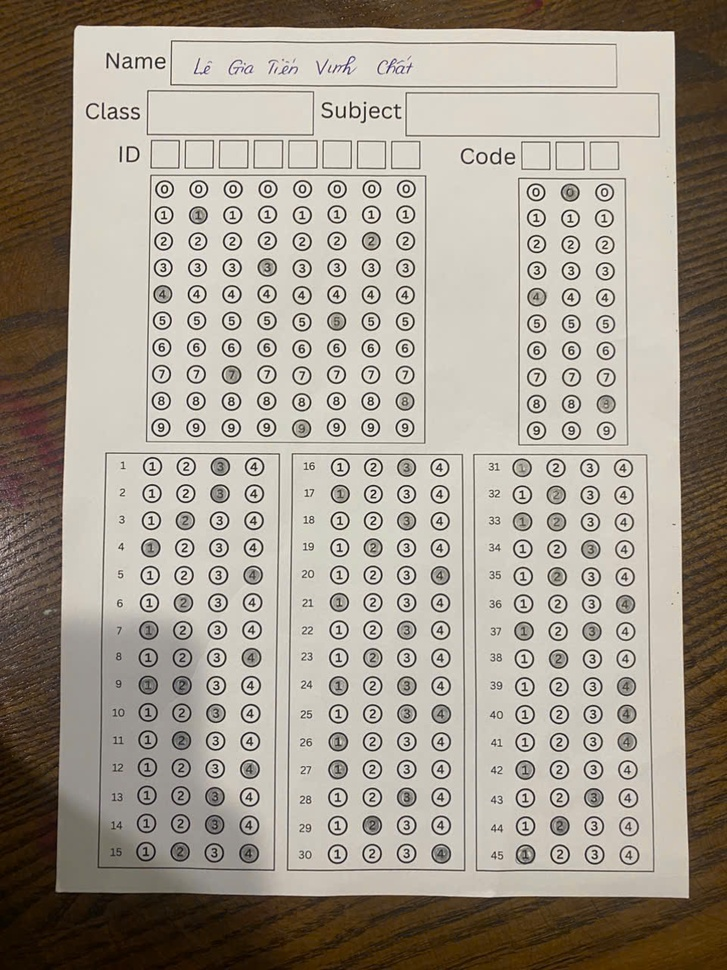
#> input picture data/14405a4e7669f737ae78.jpg, 727 x 970 px, shrunk from 960 x 1280 before the run, given in place of mssv.png, which was not available
$ python export_id_code_results.py
#> lines starting #> are read from the running program, lines starting #| are printed output that depends on the picture; after the words box and inside, x2 and y2 are one past the last pixel; in counts of white or black regions, pixels touching at a corner belong together; pictures that were not available may be replaced by others from this repository, and a replacement may not be noted
### extract_code.py
import cv2
import numpy as np


GRID_ROWS = 10
GRID_PAD = 6
CORE_MARGIN_RATIO_X = 0.22
CORE_MARGIN_RATIO_Y = 0.22
EMPTY_SCORE_THRESHOLD = 0.10
TOP1_ADVANTAGE_THRESHOLD = 0.12
TOP1_RATIO_THRESHOLD = 1.18
MADE_EMPTY_SCORE_THRESHOLD = 0.16
MADE_TOP1_ADVANTAGE_THRESHOLD = 0.12
MADE_TOP1_RATIO_THRESHOLD = 1.08
MSSV_CORE_COUNT_DIVISOR = 1000.0
MADE_CORE_COUNT_DIVISOR = 900.0


def order_points(pts):
    rect = np.zeros((4, 2), dtype="float32")
    s = pts.sum(axis=1)
    rect[0] = pts[np.argmin(s)]
    rect[2] = pts[np.argmax(s)]
    diff = np.diff(pts, axis=1)
    rect[1] = pts[np.argmin(diff)]
    rect[3] = pts[np.argmax(diff)]
    return rect


def four_point_transform(image, pts):
    rect = order_points(pts)
    (tl, tr, br, bl) = rect
    width_a = np.sqrt(((br[0] - bl[0]) ** 2) + ((br[1] - bl[1]) ** 2))
    width_b = np.sqrt(((tr[0] - tl[0]) ** 2) + ((tr[1] - tl[1]) ** 2))
    max_width = max(int(width_a), int(width_b))
    height_a = np.sqrt(((tr[0] - br[0]) ** 2) + ((tr[1] - br[1]) ** 2))
    height_b = np.sqrt(((tl[0] - bl[0]) ** 2) + ((tl[1] - bl[1]) ** 2))
    max_height = max(int(height_a), int(height_b))
    dst = np.array(
        [
            [0, 0],
            [max_width - 1, 0],
            [max_width - 1, max_height - 1],
            [0, max_height - 1],
        ],
        dtype="float32",
    )
    matrix = cv2.getPerspectiveTransform(rect, dst)
    return cv2.warpPerspective(image, matrix, (max_width, max_height))


def normalize_code_grid(image):
    if image is None:
        return None, None

    gray = cv2.cvtColor(image, cv2.COLOR_BGR2GRAY)
    thresh = cv2.adaptiveThreshold(
        gray, 255, cv2.ADAPTIVE_THRESH_GAUSSIAN_C, cv2.THRESH_BINARY_INV, 51, 5
    )

    cnts, _ = cv2.findContours(thresh.copy(), cv2.RETR_EXTERNAL, cv2.CHAIN_APPROX_SIMPLE)
    if not cnts:
        pts = np.array([[0, 0], [gray.shape[1]-1, 0], [gray.shape[1]-1, gray.shape[0]-1], [0, gray.shape[0]-1]], dtype="float32")
    else:
        contour = max(cnts, key=cv2.contourArea)
        crop_area = gray.shape[0] * gray.shape[1]

        # If the detected contour is too small (broken border), fallback to using the whole crop
        if cv2.contourArea(contour) < crop_area * 0.50:
            pts = np.array([[0, 0], [gray.shape[1]-1, 0], [gray.shape[1]-1, gray.shape[0]-1], [0, gray.shape[0]-1]], dtype="float32")
        else:
            peri = cv2.arcLength(contour, True)
            approx = cv2.approxPolyDP(contour, 0.02 * peri, True)
            if len(approx) == 4:
                pts = approx.reshape(4, 2)
            else:
                rect = cv2.minAreaRect(contour)
                pts = cv2.boxPoints(rect)

    warped_gray = four_point_transform(gray, pts)
    from omr_pipeline import DEFAULT_OMR_CONFIG, normalize_paper_lighting
    warped_gray = normalize_paper_lighting(warped_gray, DEFAULT_OMR_CONFIG)
    warped_thresh = cv2.threshold(warped_gray, 0, 255, cv2.THRESH_BINARY_INV | cv2.THRESH_OTSU)[1]

    if warped_thresh.shape[1] <= 2 * GRID_PAD or warped_thresh.shape[0] <= 2 * GRID_PAD:
        # Fallback if warped area is tiny
        norm_gray = normalize_paper_lighting(gray, DEFAULT_OMR_CONFIG)
        norm_thresh = cv2.threshold(norm_gray, 0, 255, cv2.THRESH_BINARY_INV | cv2.THRESH_OTSU)[1]
        crop_gray = norm_gray[GRID_PAD:norm_gray.shape[0] - GRID_PAD, GRID_PAD:norm_gray.shape[1] - GRID_PAD]
        crop_thresh = norm_thresh[GRID_PAD:norm_thresh.shape[0] - GRID_PAD, GRID_PAD:norm_thresh.shape[1] - GRID_PAD]
        return crop_gray, crop_thresh

    crop_gray = warped_gray[GRID_PAD:warped_gray.shape[0] - GRID_PAD, GRID_PAD:warped_gray.shape[1] - GRID_PAD]
    crop_thresh = warped_thresh[GRID_PAD:warped_thresh.shape[0] - GRID_PAD, GRID_PAD:warped_thresh.shape[1] - GRID_PAD]
    return crop_gray, crop_thresh


# [86 lines left out: functions compute_digit_cell_stats, choose_digit_from_column, not called in this run]


ID_CLASSIFIER_PATH = "data/id_model.pth"
_id_classifier = None

def get_id_classifier():
    global _id_classifier
    if _id_classifier is None:
        import os
        # Check if model exists
        if os.path.exists(ID_CLASSIFIER_PATH):
            try:
                from answer_classifier_omr import TorchAnswerCellClassifier
                # Both models use the same torchvision small mobilenet model arch
                _id_classifier = TorchAnswerCellClassifier(ID_CLASSIFIER_PATH, image_size=96)
                print(f"[INFO] Loaded student ID/exam code classifier model from {ID_CLASSIFIER_PATH}")
            except Exception as e:
                print(f"[WARNING] Failed to load ID classifier model: {e}")
    return _id_classifier


# [66 lines left out: function analyze_id_and_code_image_with_classifier, not called in this run]


def analyze_id_and_code_image(image, num_cols, use_classifier=True):
    if image is None:
        return {
            "prediction": "",
            "normalized_gray": None,
            "normalized_thresh": None,
            "columns": [],
        }

    if use_classifier:
        classifier = get_id_classifier()
        if classifier is not None:
            return analyze_id_and_code_image_with_classifier(image, num_cols, classifier)

    crop_gray, crop_thresh = normalize_code_grid(image)
    if crop_gray is None or crop_thresh is None:
        return {
            "prediction": "",
            "normalized_gray": None,
            "normalized_thresh": None,
            "columns": [],
        }

    grid_stats = compute_digit_cell_stats(crop_thresh, num_cols)
    prediction = ""
    columns = []
    for col_idx, col_stats in enumerate(grid_stats, start=1):
        chosen_digit, scored = choose_digit_from_column(col_stats, num_cols)
        prediction += chosen_digit
        columns.append(
            {
                "col": col_idx,
                "chosen_digit": chosen_digit,
                "scored": scored,
            }
        )

    return {
        "prediction": prediction,
        "normalized_gray": crop_gray,
        "normalized_thresh": crop_thresh,
        "columns": columns,
    }


# [54 lines left out: function render_id_code_debug_image, not called in this run]


def extract_id_and_code_image(image, num_cols, use_classifier=True):
    return analyze_id_and_code_image(image, num_cols, use_classifier=use_classifier)["prediction"]


# [6 lines left out: function extract_id_and_code, not called in this run]


# [6 lines that do not run on import are left out]

### evaluation/export_id_code_results.py
import argparse
import csv
import json
import sys
from pathlib import Path

import cv2

sys.path.insert(0, str(Path(__file__).resolve().parents[1]))

from extract_code import analyze_id_and_code_image, render_id_code_debug_image


def main():
    parser = argparse.ArgumentParser(description="Export MSSV and ma_de debug images and metrics.")
    parser.add_argument("--ground-truth", default="data/ground_truth_review.csv")
    parser.add_argument("--artifacts-dir", default="data/eval_artifacts")
    parser.add_argument("--output-dir", default="data/id_code_debug")
    parser.add_argument("--summary-json", default="data/id_code_debug/summary.json")
    parser.add_argument("--summary-csv", default="data/id_code_debug/summary.csv")
    args = parser.parse_args()

    output_dir = Path(args.output_dir)
    output_dir.mkdir(parents=True, exist_ok=True)

    summary = []
    with Path(args.ground_truth).open("r", encoding="utf-8-sig", newline="") as f:
#> (reads data/ground_truth_review.csv from the repository)
        reader = csv.DictReader(f)
        for row in reader:
            image_name = (row.get("image") or "").strip()
            if not image_name:
                continue

            stem = Path(image_name).stem
            image_output_dir = output_dir / stem
            image_output_dir.mkdir(parents=True, exist_ok=True)
            crop_dir = Path(args.artifacts_dir) / stem / "crops"

            for field_name, num_cols, truth_key in (("mssv", 8, "true_mssv"), ("ma_de", 3, "true_ma_de")):
                crop_path = crop_dir / f"{field_name}.png"
                image = cv2.imread(str(crop_path))
#> image is the input picture: shape (970, 727, 3); mean B, G, R 143.1, 155.5, 163.7
                analysis = analyze_id_and_code_image(image, num_cols)
#> in normalize_code_grid, `gray = cv2.cvtColor(image, cv2.COLOR_BGR2GRAY)`:
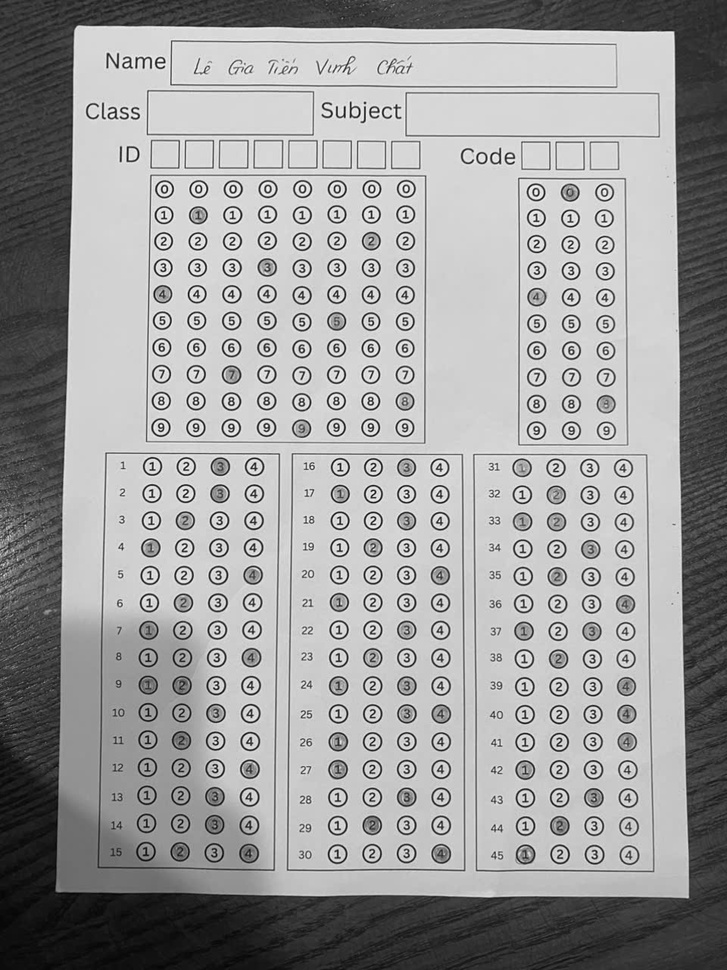
#> gray: shape (970, 727); min 4, max 254, mean 156.5
#> in normalize_code_grid, `thresh = cv2.adaptiveThreshold( gray, 255, cv2.ADAPTIVE_THRESH_GAUSSIA..`:
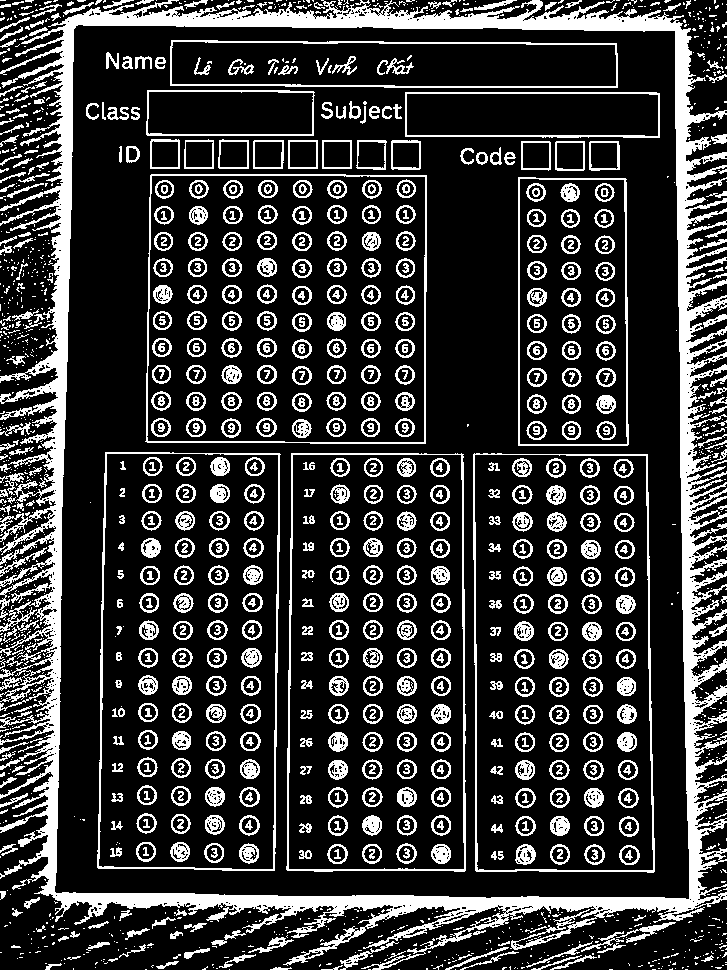
#> thresh: shape (970, 727); 21.4% white; 1812 white regions (1034 under 20 px)
#> in normalize_code_grid, `cnts, _ = cv2.findContours(thresh.copy(), cv2.RETR_EXTERNAL, cv2.CHAIN..`: cnts = 1165 contours, 1062 with area under 20; largest, box (x1, y1, x2, y2) and area: (0, 0, 727, 970) 588262, (616, 922, 676, 943) 218, (340, 941, 399, 970) 206, (248, 937, 294, 953) 152, (0, 547, 47, 577) 134
#> in normalize_code_grid, `contour = max(cnts, key=cv2.contourArea)`: contour = contour of 11674 points, box (x1, y1, x2, y2) (0, 0, 727, 970), area 588262
#> in normalize_code_grid, `peri = cv2.arcLength(contour, True)`: peri = 20315.4
#> in normalize_code_grid, `approx = cv2.approxPolyDP(contour, 0.02 * peri, True)`: approx = [[22, 42], [0, 878], [726, 899], [683, 15]]
#> in order_points, `s = pts.sum(axis=1)`: s = [64, 878, 1625, 698]
#> in order_points, `diff = np.diff(pts, axis=1)`: diff = [20, 878, 173, -668]
#> in four_point_transform, `rect = order_points(pts)`: rect = [[22, 42], [683, 15], [726, 899], [0, 878]]
#> in four_point_transform, `(tl, tr, br, bl) = rect`: tl = [22, 42]; tr = [683, 15]; br = [726, 899]; bl = [0, 878]
#> in four_point_transform, `width_a = np.sqrt(((br[0] - bl[0]) ** 2) + ((br[1] - bl[1]) ** 2))`: width_a = 726.3
#> in four_point_transform, `width_b = np.sqrt(((tr[0] - tl[0]) ** 2) + ((tr[1] - tl[1]) ** 2))`: width_b = 661.6
#> in four_point_transform, `max_width = max(int(width_a), int(width_b))`: max_width = 726
#> in four_point_transform, `height_a = np.sqrt(((tr[0] - br[0]) ** 2) + ((tr[1] - br[1]) ** 2))`: height_a = 885
#> in four_point_transform, `height_b = np.sqrt(((tl[0] - bl[0]) ** 2) + ((tl[1] - bl[1]) ** 2))`: height_b = 836.3
#> in four_point_transform, `max_height = max(int(height_a), int(height_b))`: max_height = 885
#> in four_point_transform, `dst = np.array( [ [0, 0], [max_width - 1, 0], [max_width - 1, max_heig..`: dst = [[0, 0], [725, 0], [725, 884], [0, 884]]
#> in four_point_transform, `matrix = cv2.getPerspectiveTransform(rect, dst)`: matrix = [[1.17, 0.0307, -26.95], [0.0477, 1.17, -50.05], [8.87e-05, 0.000116, 1]]
#> in four_point_transform, `return cv2.warpPerspective(image, matrix, (max_width, max_height))`:
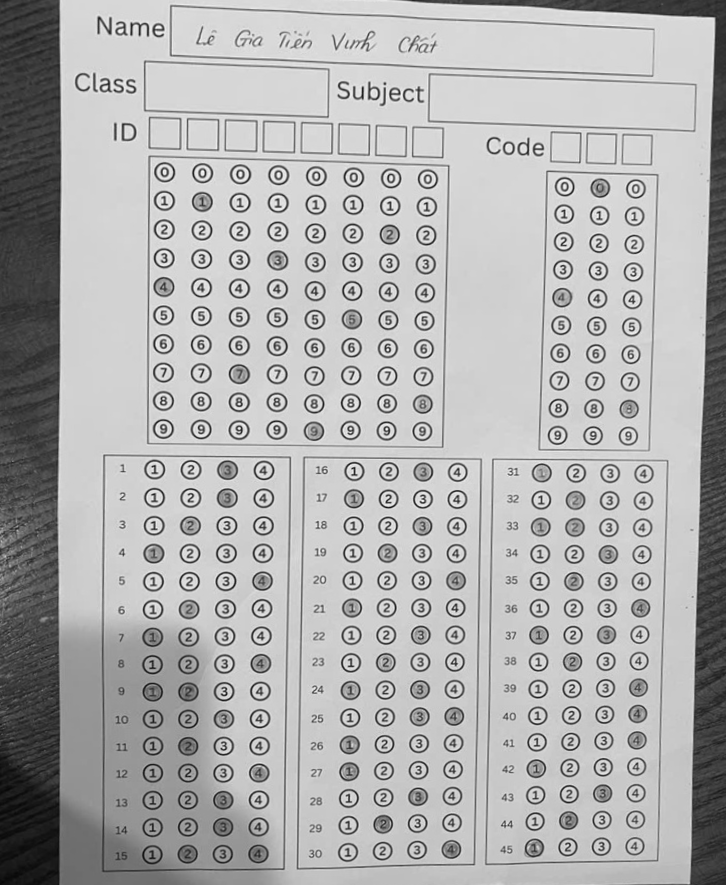
#> returned value: shape (885, 726); min 7, max 252, mean 175.2
                debug_image = render_id_code_debug_image(analysis["normalized_gray"], analysis, num_cols)
                if debug_image is not None:
                    cv2.imwrite(str(image_output_dir / f"{field_name}_debug.png"), debug_image)

                summary.append(
                    {
                        "image": image_name,
                        "field": field_name,
                        "truth": (row.get(truth_key) or "").strip(),
                        "pred": analysis["prediction"],
                        "correct": analysis["prediction"] == (row.get(truth_key) or "").strip(),
                        "crop_path": str(crop_path),
                        "debug_path": str(image_output_dir / f"{field_name}_debug.png"),
                        "columns": analysis["columns"],
                    }
                )

    Path(args.summary_json).write_text(json.dumps(summary, ensure_ascii=False, indent=2), encoding="utf-8")
    with Path(args.summary_csv).open("w", encoding="utf-8-sig", newline="") as f:
        fieldnames = ["image", "field", "truth", "pred", "correct", "crop_path", "debug_path"]
        writer = csv.DictWriter(f, fieldnames=fieldnames)
        writer.writeheader()
        for row in summary:
            writer.writerow({key: row[key] for key in fieldnames})

    print(f"Exported {len(summary)} records to {output_dir}")


if __name__ == "__main__":
    main()
#> (the call stopped at in normalize_code_grid, `warped_gray = normalize_paper_lighting(warped_gray, DEFAULT_OMR_CONFIG)`: omr_pipeline is not available in this run)
